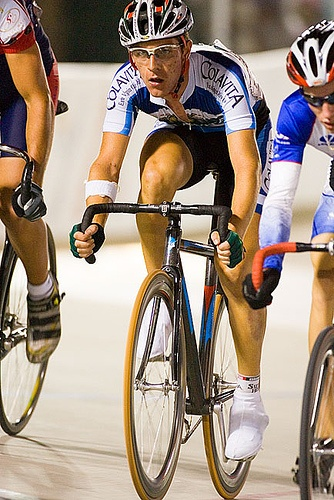
#> input picture datasets/Vis/RGBimages/2007_000129.jpg, 334 x 500 px; its folder holds 4 pictures in this run
$ python data_visualization.py
#> lines starting #> are read from the running program, lines starting #| are printed output that depends on the picture
import os
from PIL import Image
import matplotlib.pyplot as plt

# Given data
epochs = list(range(1, 28))
miou_values = [
    0.4492968954791884, 0.5291312852301667, 0.5342273423716318, 0.57943716308401,
    0.561596670864331, 0.572516747074321, 0.5955170200403918, 0.602033940974656,
    0.5956161380877493, 0.5959496106880684, 0.5964885267231309, 0.6155924518202517,
    0.6045913038056321, 0.601777712978622, 0.6020641567910516, 0.6014312489984268,
    0.599912200021573, 0.6016746003606529, 0.5923578068493708, 0.6066392827000007,
    0.6085529509713273, 0.5940965637065998, 0.6015325049800181, 0.6083214748121983,
    0.6061143524057218, 0.598265589643829, 0.601985580799276
]

miou_custom = [0.42955813242145136, 0.521884580794228, 0.5286311542560813, 0.5703189983262857,
               0.5655664305665516, 0.5744965300660454, 0.5926572343425395, 0.5989761004607389, 0.5903024951664998,
               0.5926940565494992, 0.5924438047770182, 0.6115361983301772, 0.6007819892682773, 0.5979589056227818,
               0.5988173765413934, 0.5976027519368573, 0.593886877510533, 0.597549400479067, 0.5882888074523683,
               0.6010085493808637, 0.6058320283425607, 0.59052544052181, 0.5985169240303228, 0.605265726823976,
               0.60148594990344, 0.5946663156220954, 0.5975987882380325]

def plot_mIoU_CE():
    plt.figure(figsize=(10, 6))
    plt.plot(epochs, miou_values, marker='o', linestyle='-', color='b')
    plt.title('mIoU per Epoch')
    plt.xlabel('Epoch')
    plt.ylabel('mIoU')
    plt.grid(True)
    plt.show()
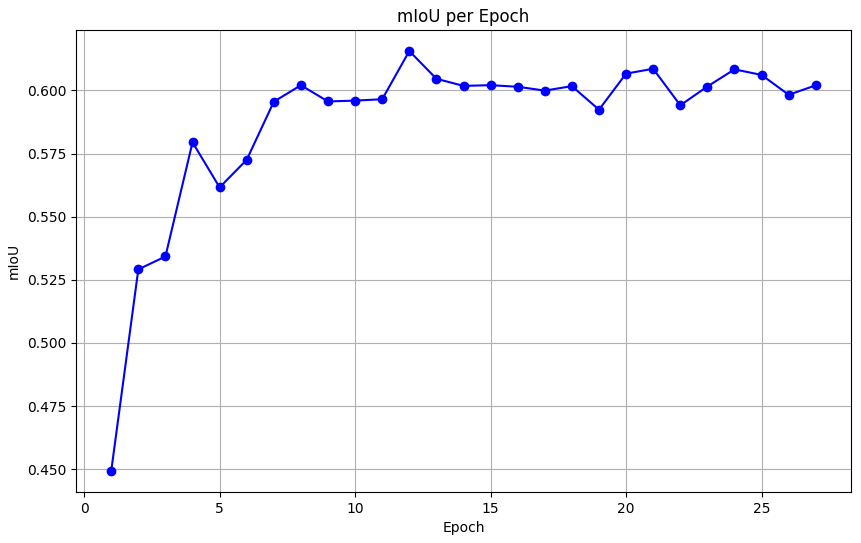
#> figure drawn by matplotlib, 1 panel; curve peaks at x = 12, y = 0.616

def plot_mIoU_Custom():
    plt.figure(figsize=(10, 6))
    plt.plot(epochs, miou_custom, marker='o', linestyle='-', color='b')
    plt.title('mIoU per Epoch')
    plt.xlabel('Epoch')
    plt.ylabel('mIoU')
    plt.grid(True)
    plt.show()
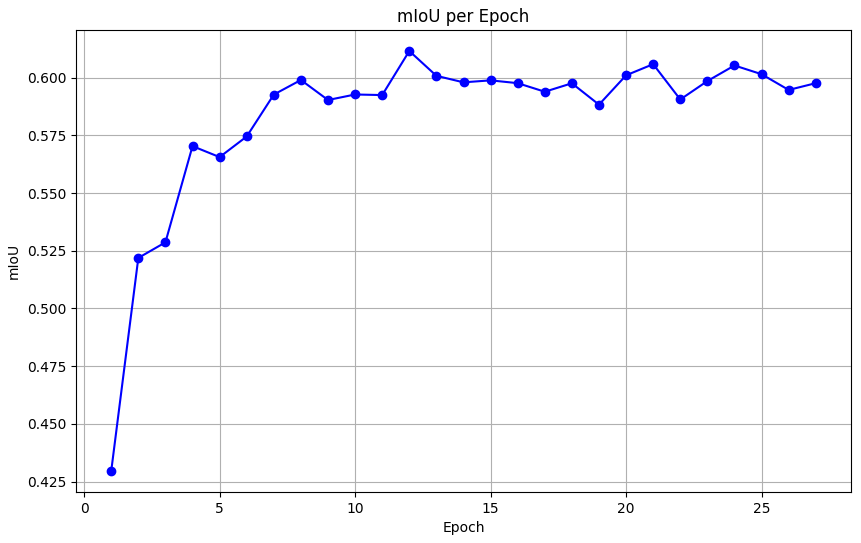
#> figure drawn by matplotlib, 1 panel; curve peaks at x = 12, y = 0.612
'''
2007_000129
2008_000359
2008_003926
2008_007797
2010_000679
'''
def plot_images_side_by_side(image_folder):
    # Get a list of filenames in the image folder
#> called with image_folder = 'datasets/Vis/RGBimages'
    image_filenames = sorted(os.listdir(image_folder))
    image_filenames.pop()
    num_images = len(image_filenames)

    # Set up the figure
    fig, axs = plt.subplots(num_images, 4, figsize=(20, 5 * num_images))
    fig.subplots_adjust(hspace=0.05)
    cnt = 1
    for i, filename in enumerate(image_filenames):
        # Load RGB image
        image_path = os.path.join(image_folder, filename)
        rgb_image = Image.open(image_path)
#> rgb_image is the input picture: PIL image 334x500 RGB; mean R, G, B 161, 143.9, 129.6

        # Load Ground Truth annotation
        gt_path = os.path.join("datasets/Vis/output/", filename)
        gt_annotation = Image.open(gt_path)

        # Load Model 1 prediction
        model1_path = os.path.join('datasets/Vis/model1/', filename[:-4] + ".png")
        model1_prediction = Image.open(model1_path)

        # Load Model 2 prediction
        model2_path = os.path.join('datasets/Vis/model2/', filename[:-4] + ".png")
        model2_prediction = Image.open(model2_path)

        # Plot RGB image
        axs[i, 0].imshow(rgb_image)
        axs[i, 0].axis('off')
        if cnt == 1:
            axs[i, 0].set_title('RGB Image')

        # Plot Ground Truth annotation
        axs[i, 1].imshow(gt_annotation)
        axs[i, 1].axis('off')
        if cnt == 1:
            axs[i, 1].set_title('Ground Truth')

        # Plot Model 1 prediction
        axs[i, 2].imshow(model1_prediction)
        axs[i, 2].axis('off')
        if cnt == 1:
            axs[i, 2].set_title('Model 1 Prediction')

        # Plot Model 2 prediction
        axs[i, 3].imshow(model2_prediction)
        axs[i, 3].axis('off')
        if cnt == 1:
            axs[i, 3].set_title('Model 2 Prediction')

        cnt -= 1

    plt.show()


if __name__ == '__main__':
    plot_mIoU_CE()
    plot_mIoU_Custom()

    image_folder = "datasets/Vis/RGBimages"

    plot_images_side_by_side(image_folder)
